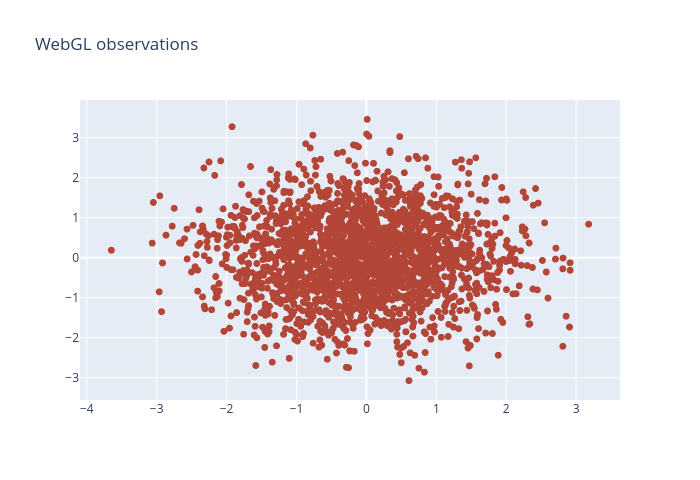

The cell this chart's notebook holds for it:
### Code cell
# A seeded two-dimensional WebGL scatter

### Figure 1 — Plotly figure (JSON) as saved in the notebook; plotly's stock layout.template omitted (floating-point values rounded to 4 significant figures; data arrays with more than 128 entries replaced by an {"elided": "..."} marker saying what was removed)
{"data": [{"marker": {"color": "#b34636", "size": 7}, "mode": "markers", "type": "scattergl", "x": {"elided": "2300 float values"}, "y": {"elided": "2300 float values"}}], "layout": {"height": 480, "title": {"text": "WebGL observations"}, "width": 700}}
